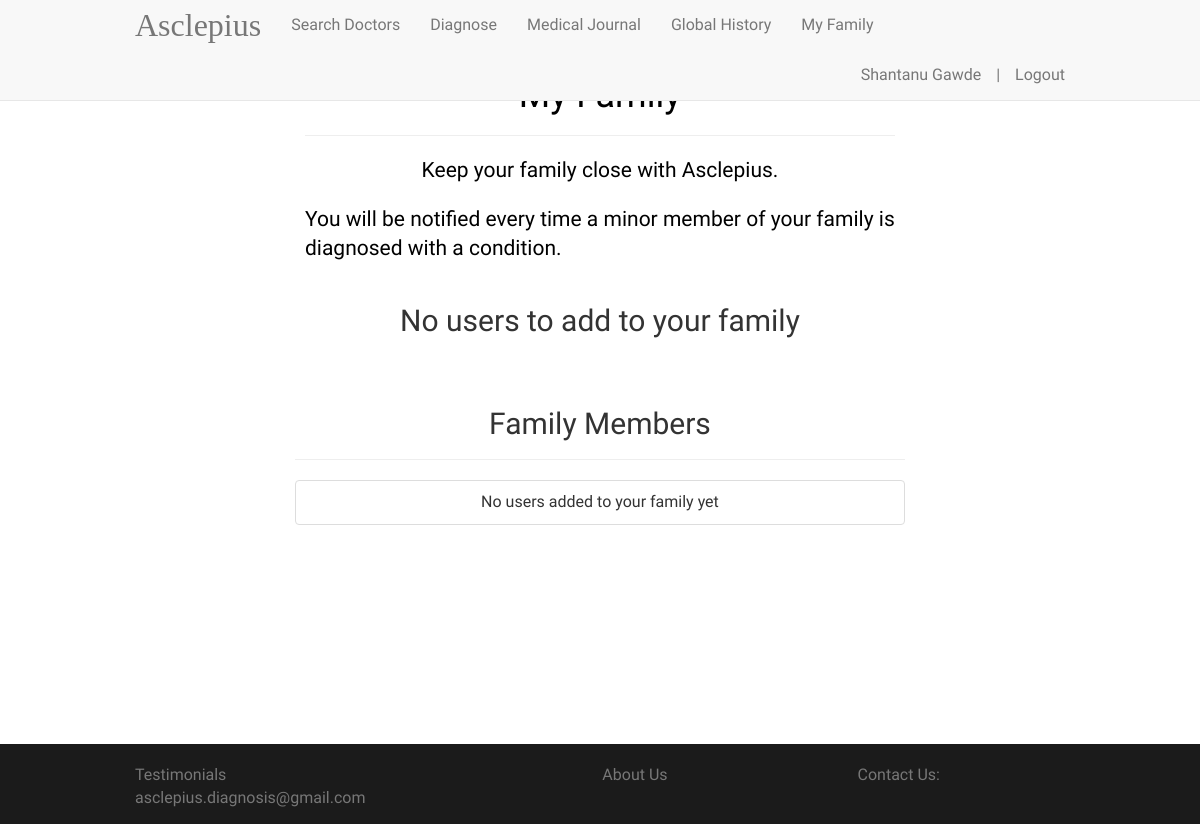
The app's page /family (signed in), older data.
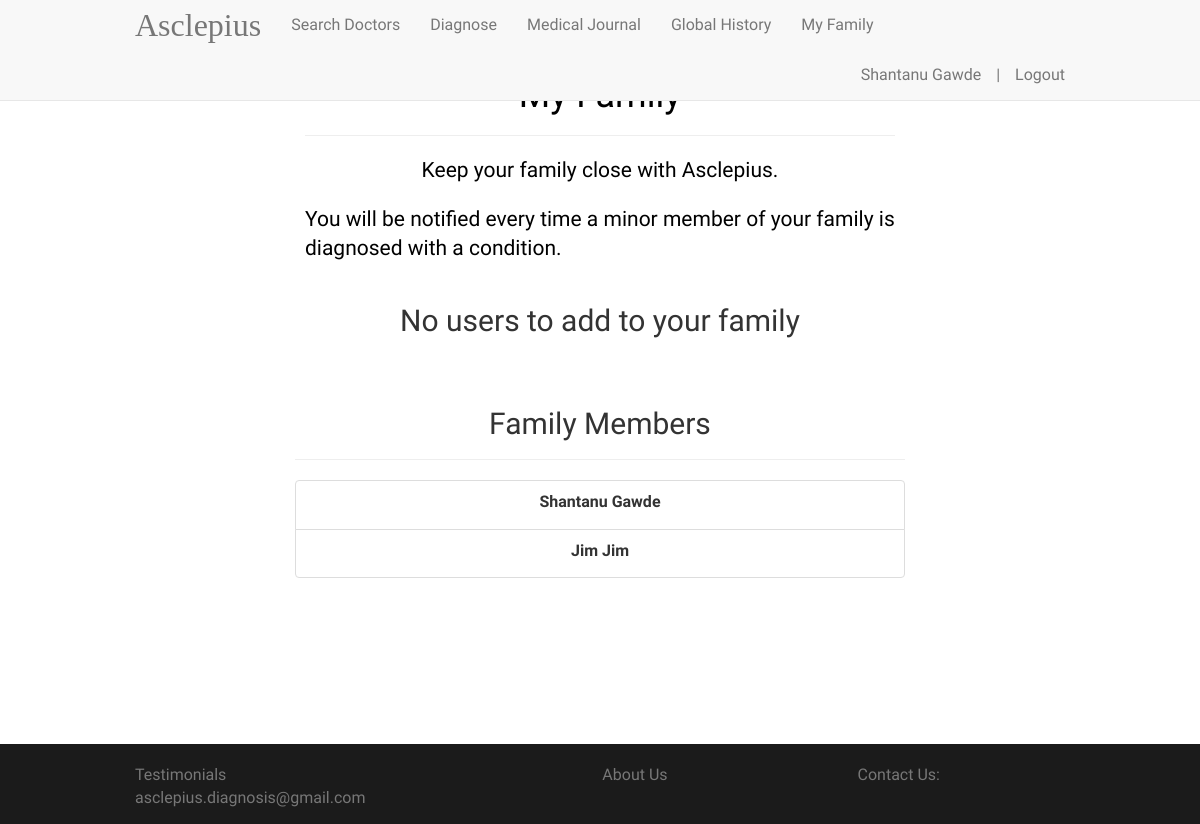
The same page, newer data.
### app/models.py (models this page shows, shortened)
class User(UserMixin, db.Model):
    __tablename__ = 'users'
    id = db.Column(db.Integer, primary_key=True)
    name = db.Column(db.String(120))
    age = db.Column(db.Integer)
    email = db.Column(db.String(120), unique=True, index=True)
    gender = db.Column(db.String(120))
    locality = db.Column(db.String(120))
    risks = db.relationship('Risk',
                            secondary=riskuser,
                            backref=db.backref('users', lazy='dynamic'),
                            lazy='dynamic')
    mylog = db.relationship('UserConditionHistory', backref=db.backref('users'), order_by='desc(UserConditionHistory.timestamp)')
    password_hash = db.Column(db.String(128))
    family_id = db.Column(db.Integer, default=0)
    @property
    def password(self):
        raise AttributeError('password is not a readable attribute')

### app/views.py (the view)
@app.route('/family', methods=['GET', 'POST'])
@login_required
def family():
    form = SearchFamilyForm()
    if g.user.family_id != 0:
        allmembers = User.query.filter_by(family_id=0).all()
    else:
        allmembers = User.query.all()
    form.members.choices = [(x.id, x.name) for x in allmembers if x.id != g.user.id]
    my_family = User.query.filter_by(family_id=g.user.family_id).all()
    form.my_members.choices = [(x.id, x.name) for x in my_family if x.family_id != 0]
    return render_template('family.html', title='Family', form=form)

### app/models.py (called while the page is built)
@login_manager.user_loader
def load_user(user_id):
    return User.query.get(int(user_id))

### app/views.py (called while the page is built)
@app.before_request
def before_request():
    g.user = current_user

### app/templates/family.html (shortened to what this page needs)
{% extends "base.html" %}
{% block content %}
<div class="container" style="padding-top: 3%; display: none">
    <div class="col-md-8 col-md-offset-2" style="color: black">
        <div class="page-header">
            <h1 style="text-align: center">My Family</h1>
        </div>
        <p class="lead" style="margin-top: 20px; text-align:center">Keep your family close with Asclepius.</p>
            <p class="lead">You will be notified every time a minor member of your family is diagnosed with a condition.</p>
    </div>
    <div class="row" style="padding-top: 20px; font-family: 'Josefin Sans', sans-serif; font-size: 16px;">
        <div align="center">
            <div id="dropdiv" class="col-md-8 col-md-offset-2">
                {% if form.members.choices|length > 0 %}
                <div class="input-group">
                    {{ form.members(class='form-control') }}
                    <span class="input-group-btn">
                            <button id="addbtn" class="btn btn-default">Add</button>
                      </span>
                </div>
                {% else %}
                <h2>No users to add to your family</h2>
                {% endif %}
            </div>
        </div>
    </div>
    <div class="row"
         style="padding-top: 20px; padding-bottom: 20px; font-family: 'Josefin Sans', sans-serif; font-size: 16px; border-top: 1px">
        <div align="center">
            <div class="col-md-8 col-md-offset-2">
                <div class="page-header">
                    <h2>Family Members</h2>
                </div>
                <ul class="list-group" id="myfam">
                    {% if form.my_members.choices|length > 0 %}
                    {% for mem in form.my_members %}
                    <li class="list-group-item">{{ mem.label }}</li>
                    {% endfor %}
                    {% else %}
                    <li class="list-group-item">No users added to your family yet</li>
                    {% endif %}
                </ul>
            </div>
        </div>
    </div>
</div>
{% endblock %}

### app/templates/base.html (shortened to what this page needs)
<!DOCTYPE html>
<html lang="en">
<head>
    <link rel="stylesheet" href="{{ url_for('static', filename='css/bootstrap.min.css') }}">
    <link rel="stylesheet" href="{{ url_for('static', filename='css/font-awesome.min.css') }}">
</head>
<body>
<nav class="navbar navbar-default navbar-fixed-top">
    <div class="container">
        <div class="navbar-header">
            <a class="navbar-brand" style="font-family: 'Cinzel', serif; font-size: 32px;"
               href="{{ url_for('index') }}">Asclepius</a>
        </div>
        <div class="collapse navbar-collapse" id="bs-example-navbar-collapse-1">
            {% if g.user.is_authenticated %}
            <ul class="nav navbar-nav">
                <li><a href="{{ url_for('searchdoctor') }}">Search Doctors</a></li>
                <li><a href="{{ url_for('searchphrases') }}">Diagnose</a></li>
                <li><a href="{{ url_for('conditionhistory') }}">Medical Journal</a></li>
                <li><a href="{{ url_for('globalhistory') }}">Global History</a></li>
                <li><a href="{{ url_for('family') }}">My Family</a></li>
            </ul>
            <ul class="nav navbar-nav navbar-right">
                <li><a style="padding-right:0px" disabled="disabled">{{ g.user.name }}</a></li>
                <li><a style="padding-right:0px" disabled="disabled">|</a></li>
                <li><a href="{{ url_for('logout') }}">Logout</a></li>
            </ul>
            {% endif %}
        </div>
    </div>
</nav>
{% block content %}{% endblock %}
<footer class="footer">
    <div class="container">
        <p class="text-muted"><a href="#" style="text-decoration: inherit; color: inherit">Testimonials</a>
        <a href="{{ url_for('aboutus') }}" style="margin-left: 40%; text-decoration: inherit; color: inherit">About Us</a>
            <span style="margin-left: 20%">Contact Us: asclepius.diagnosis@gmail.com</span></p>
    </div>
</footer>
</body>
</html>

Row changes from the older to the newer data that the page shows:
now on one of the page's lists (row edited): User: label "Shantanu Gawde"
added User: label "Jim Jim"
Text that changed along with them:
text no longer shown: "No users added to your family yet"
